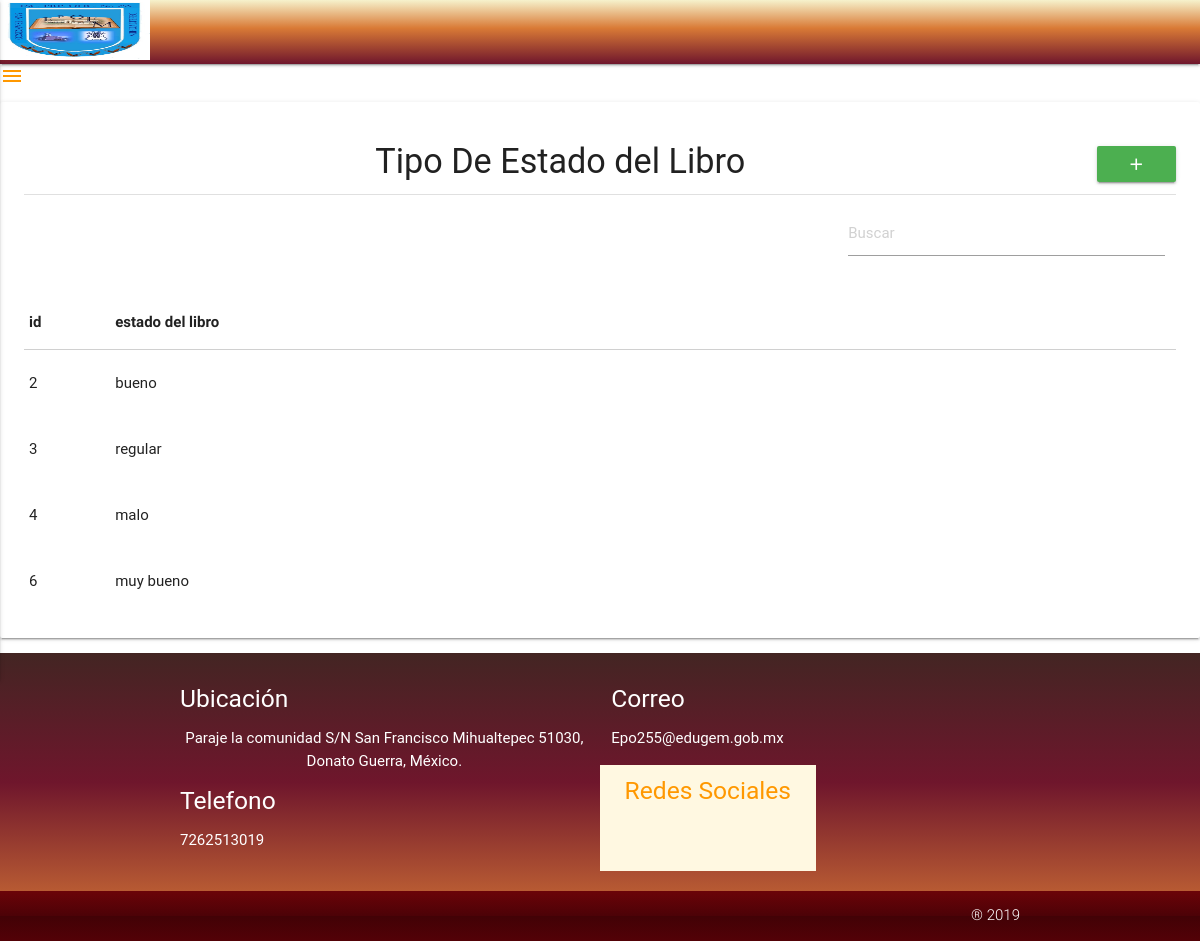
/estados (signed in), run on the app's committed database.
### tables this page shows
CREATE TABLE IF NOT EXISTS `estados` (
  `id_estado` int(11) NOT NULL AUTO_INCREMENT,
  `descripcion` varchar(30) NOT NULL,
  PRIMARY KEY (`id_estado`)
);

### AppData/Config/Autoload.php (called while the page is built, shortened)
<?php
class Autoload
{
    public static function run()
    {
        spl_autoload_register(function ($class)
        {
            $ruta=str_replace("\\",'/',$class).'.php';
        });
    }
}

### AppData/Model/conexion.php (called while the page is built, shortened)
<?php
class conexion
{
    private $datos=array("server"=>"localhost","user"=>"root","password"=>"", "base"=>"biblioprepa");
    private $conexion;
    function __construct()
    {
        $this->conexion=new \mysqli($this->datos["server"],$this->datos["user"], $this->datos["password"],$this->datos["base"]);
        $this->conexion->set_charset("utf8");
    }
    public function QueryResultado($sql)
    {
        $datos=$this->conexion->query($sql) or die (mysqli_error($this->conexion));
        return $datos;
    }
}

### AppData/Config/Request.php (called while the page is built, shortened)
<?php
class Request
{
    private $metodo;
    private $argumento;
    public function __construct()
    {
        if (isset($_SESSION["username"]))
        {
            if (isset($_GET['url'])) {
                $ruta = filter_input(INPUT_GET, 'url', FILTER_SANITIZE_URL);
                $ruta = explode("/", $ruta);
                $ruta = array_filter($ruta);
                if ($ruta[0] == "index.php") {
                    $this->controlador = "empleado_bienvenido";
                } else {
                    $this->controlador = strtolower(array_shift($ruta));
                }
                $this->metodo = strtolower(array_shift($ruta));
                if (!$this->metodo)
                    $this->metodo = "index";
                $this->argumento = $ruta;
            }else {
                $this->controlador = "empleado_bienvenido";
                $this->metodo = "index";
            }
      }
    }
    public function getMetodo()
    {
        return $this->metodo;
    }
    public function getArgumento()
    {
        return $this->argumento;
    }
}

### AppData/Controller/estadosController.php (called while the page is built, shortened)
<?php
class estadosController
{
    private $estados;
    public function __construct()
    {
        $this->estados=new \AppData\Model\estados();
    }
    public function index()
    {
        $datos1=$this->estados->getAll();
        $datos[0]=$datos1;
        return $datos;
    }
}

### AppData/Model/estados.php (called while the page is built, shortened)
<?php
class estados
{
    private $tabla="estados";
    function __construct()
    {
        $this->conexion=new conexion();
    }
    function getAll(){
        $sql="select *from {$this->tabla}";
        $datos=$this->conexion->queryResultado($sql);
        return $datos;
    }
}

### Views/estados/tabla.php (the view)
<?php
$datos=$datos[0];
while($row=mysqli_fetch_array($datos))
    echo "<tr><td>{$row[0]}</td>
    <td>{$row['descripcion']}</td>
    <td><a class='btn-flat icon-cross red-text btn_eliminar' href='#!' data-id='{$row['id_estado']}'></a></td>
    <td><a class='btn-flat icon-pencil blue-text btn_modificar ' data-id='{$row['id_estado']}' href='#!'></a></td></tr>";
?>

### Public/style.css (style rules this page uses)
[class^="icon-"], [class*=" icon-"] { font-family: 'icomoon' !important; speak: none; font-style: normal; font-weight: normal; font-variant: normal; text-transform: none; line-height: 1; -webkit-font-smoothing: antialiased; -moz-osx-font-smoothing: grayscale; }
.icon-pencil:before { content: "\eaa0"; }
.icon-cross:before { content: "\ebaa"; }

### data on the page
estados: id_estado "2", descripcion "bueno"
estados: id_estado "3", descripcion "regular"
estados: id_estado "4", descripcion "malo"
estados: id_estado "6", descripcion "muy bueno"
